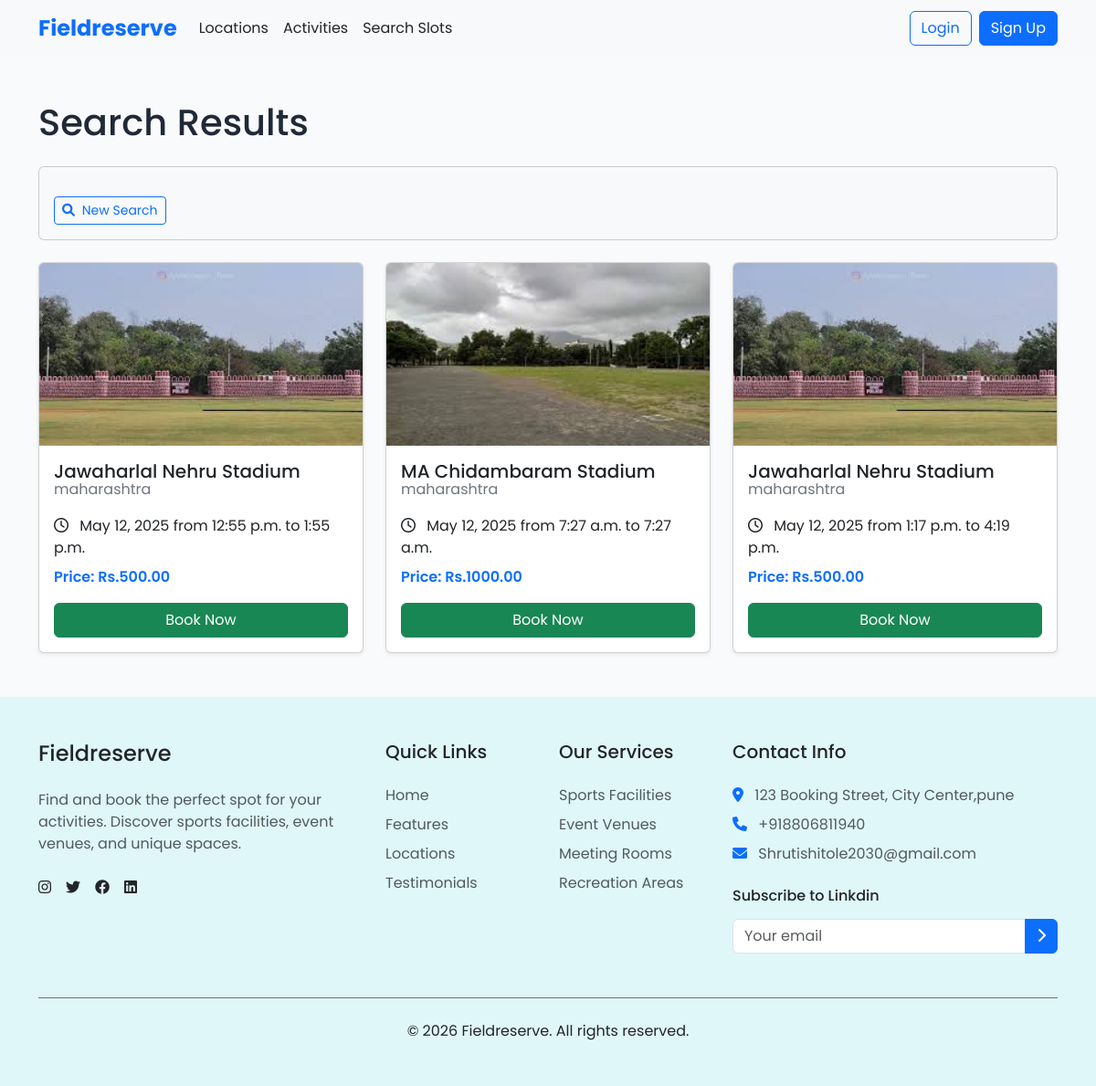
The app's page /search/, older data.
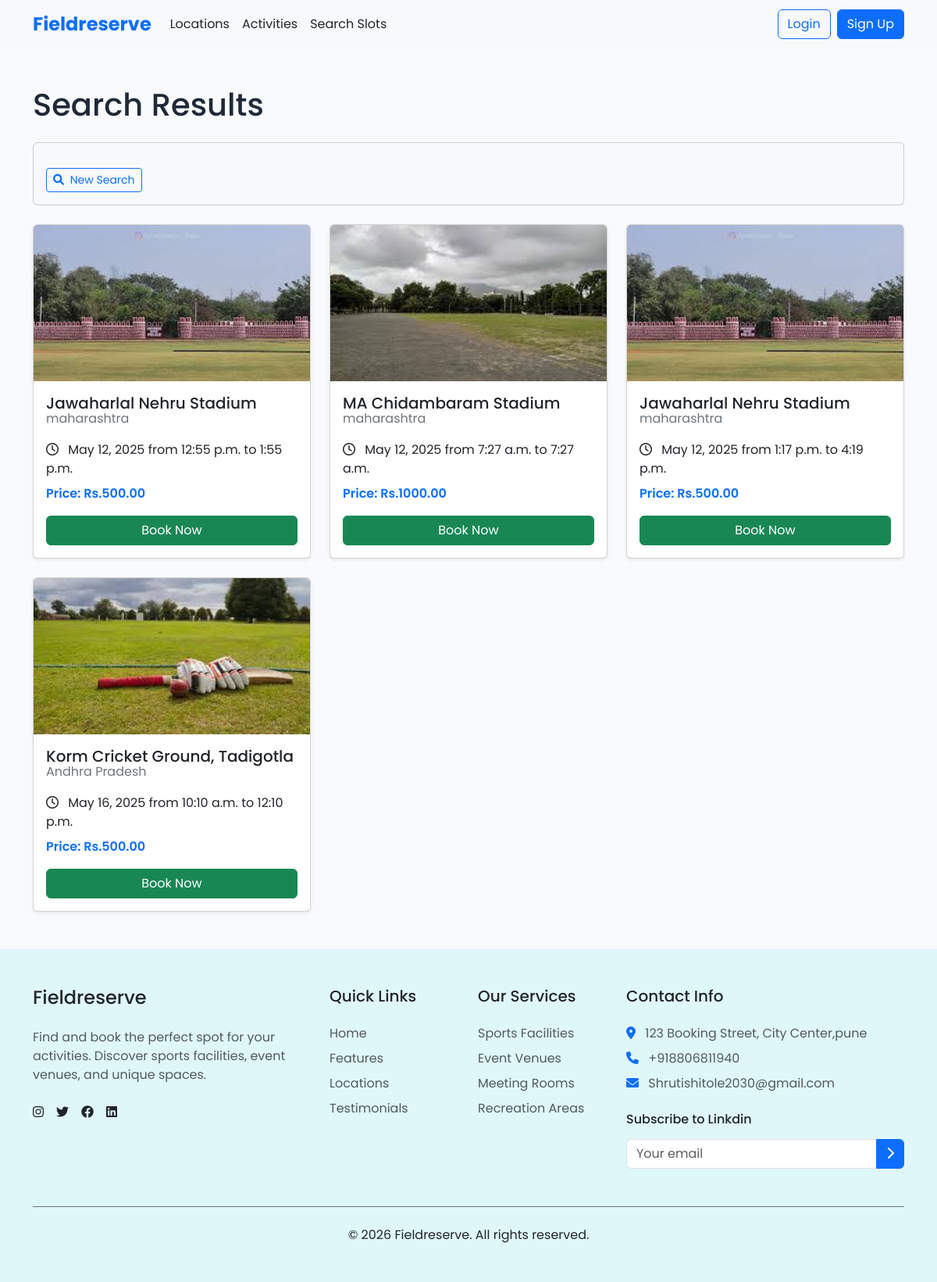
The same page, newer data.
### booking/models.py (models this page shows, shortened)
class Slot(models.Model):
    field = models.ForeignKey(Field, on_delete=models.CASCADE, related_name='time_slots')
    date = models.DateField()
    start_time = models.TimeField()
    end_time = models.TimeField()
    price = models.DecimalField(max_digits=8, decimal_places=2, validators=[MinValueValidator(0)])
    available = models.BooleanField(default=True)
    capacity = models.IntegerField(default=10, validators=[MinValueValidator(1)])
    available_slots = models.IntegerField(default=10, validators=[MinValueValidator(0)])
    class Meta:
        indexes = [
            models.Index(fields=['field', 'date', 'start_time']),
            models.Index(fields=['available']),
        ]
        constraints = [
            UniqueConstraint(fields=['field', 'date', 'start_time', 'end_time'], name='unique_slot')
        ]

class Field(models.Model):
    name = models.CharField(max_length=100)
    location = models.ForeignKey(Location, on_delete=models.CASCADE, related_name='fields')
    description = models.TextField(blank=True)
    activity_type = models.ForeignKey(ActivityType, on_delete=models.CASCADE, related_name='fields')
    indoor = models.BooleanField(default=False)
    image = models.ImageField(upload_to='fields/', null=True, blank=True)
    default_image = models.ImageField(upload_to='fields/', default='default_field.jpg')
    class Meta:
        indexes = [
            models.Index(fields=['name', 'location']),
        ]

class Location(models.Model):
    name = models.CharField(max_length=100)
    address = models.CharField(max_length=200)
    city = models.CharField(max_length=100, blank=True)
    latitude = models.FloatField(null=True, blank=True)
    longitude = models.FloatField(null=True, blank=True)
    is_featured = models.BooleanField(default=False)
    def __str__(self):
        return self.name
    class Meta:
        indexes = [
            models.Index(fields=['name', 'city']),
            models.Index(fields=['is_featured']),
        ]

### booking/views.py (the view, shortened to what this page needs)
# urls.py: path('search/', views.search_slots, name='search_slots'),
def search_slots(request):
    activity = request.GET.get('activity', '')
    location = request.GET.get('location', '')
    date = request.GET.get('date', '')
    slots = Slot.objects.all()
    if location:
        slots = slots.filter(field__location__name__icontains=location)
    if activity:
        slots = slots.filter(field__activity_type__name__icontains=activity)
    if date:
        try:
            slots = slots.filter(date=date)
        except ValueError:
            messages.warning(request, "Invalid date format. Please use YYYY-MM-DD.")
    return render(request, 'search_results.html', {
        'slots': slots,
        'activity': activity,
        'location': location,
        'date': date,
    })

### templates/search_results.html (shortened to what this page needs)
{% extends 'base.html' %} {% load static %}
{% block content %}
<section class="py-5">
  <div class="container">
    <h1 class="mb-4">Search Results</h1>
    <div class="card mb-4 bg-light">
      <div class="card-body">
        <div class="mt-3">
          <a href="/" class="btn btn-outline-primary btn-sm">
            <i class="fas fa-search me-1"></i> New Search
          </a>
        </div>
      </div>
    </div>
    {% if slots %}
    <div class="row g-4">
      {% for slot in slots %}
      <div class="col-md-6 col-lg-4">
        <div class="card h-100 shadow-sm">
          {% if slot.field.image %}
          <img
            src="{{ slot.field.image.url }}"
            class="card-img-top"
            alt="{{ slot.field.name }}"
            style="height: 200px; object-fit: cover"
          />
          {% else %}
          <div class="bg-light text-center py-5">
            <i class="fas fa-image fa-3x text-muted"></i>
          </div>
          {% endif %}
          <div class="card-body">
            <h5 class="card-title mb-0">{{ slot.field.name }}</h5>
            <p class="card-subtitle text-secondary mb-3">
              {{ slot.field.location }}
            </p>
            <p class="mb-2">
              <i class="far fa-clock me-2"></i>
              {{ slot.date|date:"F j, Y" }} from {{ slot.start_time }} to
              {{ slot.end_time }}
            </p>
            <p class="card-text text-primary fw-semibold mb-3">
              Price: Rs.{{ slot.price }}
            </p>
            <div class="d-grid gap-2">
              <a href="{% url 'book_slot' slot.id %}" class="btn btn-success"
                >Book Now</a
              >
            </div>
          </div>
        </div>
      </div>
      {% endfor %}
    </div>
    {% endif %}
  </div>
</section>
{% endblock %}

### templates/base.html (shortened to what this page needs)
<!DOCTYPE html>
<html lang="en">
  <head>
    <link
      href="https://cdn.jsdelivr.net/npm/bootstrap@5.3.3/dist/css/bootstrap.min.css"
      rel="stylesheet"
    />
    <link
      rel="stylesheet"
      href="https://cdnjs.cloudflare.com/ajax/libs/font-awesome/6.0.0-beta3/css/all.min.css"
    />
  </head>
  <body>
    {% include 'navbar.html' %}
    <main>
      {% block content %}{% endblock %}
    </main>
    {% include 'footer.html' %}
  </body>
</html>

### templates/navbar.html (shortened to what this page needs)
<nav class="navbar navbar-expand-lg navbar-light bg-light">
  <div class="container">
    <a class="navbar-brand" href="{% url 'index' %}">
      <span class="text-primary fw-bold fs-4">Fieldreserve</span>
    </a>
    <div class="collapse navbar-collapse" id="navbarNav">
      <ul class="navbar-nav me-auto mb-2 mb-lg-0">
        <li class="nav-item">
          <a class="nav-link text-dark" href="{% url 'location_selector' %}">Locations</a>
        </li>
        <li class="nav-item">
          <a class="nav-link text-dark" href="{% url 'activity_selector' %}">Activities</a>
        </li>
        <li class="nav-item">
          <a class="nav-link text-dark" href="{% url 'search_slots' %}">Search Slots</a>
        </li>
      </ul>
      <div class="d-flex align-items-center">
        {% if user.is_authenticated %}
        <span class="text-dark fw-bold me-3">{{ user.username }}</span>
        <div class="dropdown">
          <button
            class="btn btn-outline-primary dropdown-toggle"
            type="button"
            id="dropdownMenuButton"
            data-bs-toggle="dropdown"
            aria-expanded="false"
          >
            User Info
          </button>
          <ul class="dropdown-menu dropdown-menu-end" aria-labelledby="dropdownMenuButton">
            <li>
              <span class="dropdown-item-text">
                <strong>Email:</strong> {{ user.email }}
              </span>
            </li>
            <li>
              <span class="dropdown-item-text">
                <strong>First Name:</strong> {{ user.first_name }}
              </span>
            </li>
            <li>
              <span class="dropdown-item-text">
                <strong>Last Name:</strong> {{ user.last_name }}
              </span>
            </li>
            <li><hr class="dropdown-divider"></li>
            <li>
              <a class="dropdown-item text-danger" href="{% url 'logout' %}">Logout</a>
            </li>
          </ul>
        </div>
        {% else %}
        <a href="{% url 'login' %}" class="btn btn-outline-primary me-2">Login</a>
        <a href="{% url 'register' %}" class="btn btn-primary">Sign Up</a>
        {% endif %}
      </div>
    </div>
  </div>
</nav>

### templates/footer.html
<footer class="bg-light-blue text-dark py-5" style="background-color: #e0f7fa">
  <div class="container">
    <div class="row g-4">
      <div class="col-lg-4">
        <h4 class="text-dark mb-4">Fieldreserve</h4>
        <p class="text-muted">
          Find and book the perfect spot for your activities. Discover sports
          facilities, event venues, and unique spaces.
        </p>
        <div class="d-flex gap-3 mt-4">
          <a href="https://instagram.com" target="_blank" class="text-dark">
            <i class="fab fa-instagram"></i>
          </a>
          <a href="https://twitter.com" target="_blank" class="text-dark">
            <i class="fab fa-twitter"></i>
          </a>
          <a href="https://facebook.com" target="_blank" class="text-dark">
            <i class="fab fa-facebook"></i>
          </a>
          <a href="https://linkedin.com" target="_blank" class="text-dark">
            <i class="fab fa-linkedin"></i>
          </a>
        </div>
      </div>
      <div class="col-lg-2 col-md-6">
        <h5 class="text-dark mb-4">Quick Links</h5>
        <ul class="list-unstyled">
          <li class="mb-2">
            <a href="#" class="text-muted text-decoration-none">Home</a>
          </li>
          <li class="mb-2">
            <a href="#features" class="text-muted text-decoration-none"
              >Features</a
            >
          </li>
          <li class="mb-2">
            <a href="#locations" class="text-muted text-decoration-none"
              >Locations</a
            >
          </li>
          <li class="mb-2">
            <a href="#testimonials" class="text-muted text-decoration-none"
              >Testimonials</a
            >
          </li>
        </ul>
      </div>
      <div class="col-lg-2 col-md-6">
        <h5 class="text-dark mb-4">Our Services</h5>
        <ul class="list-unstyled">
          <li class="mb-2">
            <a href="#" class="text-muted text-decoration-none"
              >Sports Facilities</a
            >
          </li>
          <li class="mb-2">
            <a href="#" class="text-muted text-decoration-none">Event Venues</a>
          </li>
          <li class="mb-2">
            <a href="#" class="text-muted text-decoration-none"
              >Meeting Rooms</a
            >
          </li>
          <li class="mb-2">
            <a href="#" class="text-muted text-decoration-none"
              >Recreation Areas</a
            >
          </li>
        </ul>
      </div>
      <div class="col-lg-4">
        <h5 class="text-dark mb-4">Contact Info</h5>
        <ul class="list-unstyled">
          <li class="mb-2 text-muted">
            <i class="fas fa-map-marker-alt me-2 text-primary"></i> 123 Booking
            Street, City Center,pune
          </li>
          <li class="mb-2 text-muted">
            <i class="fas fa-phone me-2 text-primary"></i> +918806811940
          </li>
          <li class="mb-2 text-muted">
            <i class="fas fa-envelope me-2 text-primary"></i>
            Shrutishitole2030@gmail.com
          </li>
        </ul>
        <div class="mt-4">
          <h6 class="text-dark mb-3">Subscribe to Linkdin</h6>
          <div class="input-group">
            <input type="email" class="form-control" placeholder="Your email" />
            <button class="btn btn-primary" type="button">
              <i class="fas fa-chevron-right"></i>
            </button>
          </div>
        </div>
      </div>
    </div>
    <div class="border-top border-secondary mt-5 pt-4 text-center">
      <p class="text-dark mb-0">
        © {% now "Y" %} Fieldreserve. All rights reserved.
      </p>
    </div>
  </div>
</footer>

### templates/base.html (style rules this page uses)
:root { --primary-color: #3b82f6; --primary-light: #eff6ff; --accent-color: #1d4ed8; --text-dark: #1f2937; --text-light: #6b7280; --bg-light: #f9fafb; --bg-white: #ffffff; --shadow-sm: 0 1px 2px 0 rgba(0, 0, 0, 0.05); --shadow: 0 4px 6px -1px rgba(0, 0, 0, 0.1), 0 2px 4px -1px rgba(0, 0, 0, 0.06); --shadow-lg: 0 10px 15px -3px rgba(0, 0, 0, 0.1), 0 4px 6px -2px rgba(0, 0, 0, 0.05); }
body { font-family: "Poppins", sans-serif; color: var(--text-dark); background-color: var(--bg-light); }
.bg-light-blue { background-color: #e0f7fa; }

Row changes from the older to the newer data that the page shows:
added Slot: field.image (picture), field.name "Korm Cricket Ground, Tadigotla", field.location "Andhra Pradesh", date "May 16, 2025", start_time "10:10 a.m.", end_time "12:10 p.m.", price "500.00"
